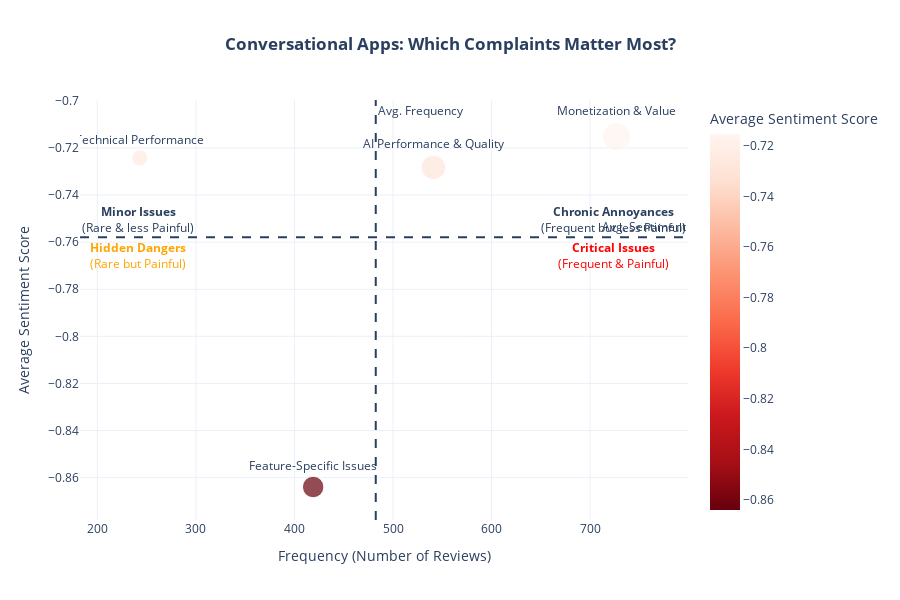

The cell this chart's notebook holds for it:
### Markdown cell above
**Key Finding: The Problem Priority Matrix**

This chart synthesizes frequency and sentiment to identify the most critical issues. For conversational apps, we see that **Monetization & Value** is a "Chronic Annoyance" (frequent but less emotionally painful), while **AI Performance & Quality** and **Technical Performance** are "Critical Issues" (both frequent and highly painful). This is a key insight: a bad conversation is just as frustrating as a broken app.

### Code cell
# --- Visualization 1: The Problem Priority Matrix ---

# 1. Get Frequency
theme_freq_conv = df["theme"].value_counts().reset_index()
theme_freq_conv.columns = ["Theme", "Frequency (Number of Reviews)"]

# 2. Get Sentiment
theme_sent_conv = df.groupby("theme")["sentiment_score"].mean().reset_index()
theme_sent_conv.columns = ["Theme", "Average Sentiment Score"]

# 3. Merge and Clean
priority_df_conv = pd.merge(theme_freq_conv, theme_sent_conv, on="Theme")
priority_df_conv = priority_df_conv[
    ~priority_df_conv["Theme"].isin(
        ["Outliers / Generic", "Other/Misc.", "Uncategorized"]
    )
]

# 4. Create the Scatter Plot
fig_scatter_conv = px.scatter(
    priority_df_conv,
    x="Frequency (Number of Reviews)",
    y="Average Sentiment Score",
    text="Theme",
    size="Frequency (Number of Reviews)",
    color="Average Sentiment Score",
    color_continuous_scale="Reds_r",
    title="<b>Conversational Apps: Which Complaints Matter Most?</b>",
    template="plotly_white",
    height=600,
)

# Add annotations to create quadrants and add insight
fig_scatter_conv.update_traces(textposition="top center", textfont=dict(size=12))
avg_freq = priority_df_conv["Frequency (Number of Reviews)"].mean()
avg_sent = priority_df_conv["Average Sentiment Score"].mean()
fig_scatter_conv.add_vline(
    x=avg_freq, line_dash="dash", annotation_text="Avg. Frequency"
)
fig_scatter_conv.add_hline(
    y=avg_sent, line_dash="dash", annotation_text="Avg. Sentiment"
)

# Add Quadrant Labels
fig_scatter_conv.add_annotation(
    x=avg_freq * 1.5,
    y=avg_sent * 1.01,
    text="<b>Critical Issues</b><br>(Frequent & Painful)",
    showarrow=False,
    font=dict(color="red"),
)
fig_scatter_conv.add_annotation(
    x=avg_freq * 0.5,
    y=avg_sent * 1.01,
    text="<b>Hidden Dangers</b><br>(Rare but Painful)",
    showarrow=False,
    font=dict(color="orange"),
)
fig_scatter_conv.add_annotation(
    x=avg_freq * 1.5,
    y=avg_sent * 0.99,
    text="<b>Chronic Annoyances</b><br>(Frequent but less Painful)",
    showarrow=False,
)
fig_scatter_conv.add_annotation(
    x=avg_freq * 0.5,
    y=avg_sent * 0.99,
    text="<b>Minor Issues</b><br>(Rare & less Painful)",
    showarrow=False,
)

fig_scatter_conv.update_layout(title_x=0.5)
fig_scatter_conv.show()

### Figure 1 — Plotly figure (JSON) as saved in the notebook; plotly's stock layout.template omitted (floating-point values rounded to 4 significant figures)
{"data": [{"hovertemplate": "Frequency (Number of Reviews)=%{marker.size}<br>Average Sentiment Score=%{marker.color}<br>Theme=%{text}<extra></extra>", "legendgroup": "", "marker": {"color": [-0.7153, -0.7283, -0.864, -0.7243], "coloraxis": "coloraxis", "size": [727, 541, 419, 243], "sizemode": "area", "sizeref": 1.817, "symbol": "circle"}, "mode": "markers+text", "name": "", "orientation": "v", "showlegend": false, "text": ["Monetization & Value", "AI Performance & Quality", "Feature-Specific Issues", "Technical Performance"], "textfont": {"size": 12}, "textposition": "top center", "type": "scatter", "x": [727, 541, 419, 243], "xaxis": "x", "y": [-0.7153, -0.7283, -0.864, -0.7243], "yaxis": "y"}], "layout": {"annotations": [{"showarrow": false, "text": "Avg. Frequency", "x": 482.5, "xanchor": "left", "xref": "x", "y": 1, "yanchor": "top", "yref": "y domain"}, {"showarrow": false, "text": "Avg. Sentiment", "x": 1, "xanchor": "right", "xref": "x domain", "y": -0.7579, "yanchor": "bottom", "yref": "y"}, {"font": {"color": "red"}, "showarrow": false, "text": "<b>Critical Issues</b><br>(Frequent & Painful)", "x": 723.8, "y": -0.7655}, {"font": {"color": "orange"}, "showarrow": false, "text": "<b>Hidden Dangers</b><br>(Rare but Painful)", "x": 241.2, "y": -0.7655}, {"showarrow": false, "text": "<b>Chronic Annoyances</b><br>(Frequent but less Painful)", "x": 723.8, "y": -0.7504}, {"showarrow": false, "text": "<b>Minor Issues</b><br>(Rare & less Painful)", "x": 241.2, "y": -0.7504}], "coloraxis": {"colorbar": {"title": {"text": "Average Sentiment Score"}}, "colorscale": [[0, "rgb(103,0,13)"], [0.125, "rgb(165,15,21)"], [0.25, "rgb(203,24,29)"], [0.375, "rgb(239,59,44)"], [0.5, "rgb(251,106,74)"], [0.625, "rgb(252,146,114)"], [0.75, "rgb(252,187,161)"], [0.875, "rgb(254,224,210)"], [1, "rgb(255,245,240)"]]}, "height": 600, "legend": {"itemsizing": "constant", "tracegroupgap": 0}, "shapes": [{"line": {"dash": "dash"}, "type": "line", "x0": 482.5, "x1": 482.5, "xref": "x", "y0": 0, "y1": 1, "yref": "y domain"}, {"line": {"dash": "dash"}, "type": "line", "x0": 0, "x1": 1, "xref": "x domain", "y0": -0.7579, "y1": -0.7579, "yref": "y"}], "title": {"text": "<b>Conversational Apps: Which Complaints Matter Most?</b>", "x": 0.5}, "xaxis": {"anchor": "y", "domain": [0, 1], "title": {"text": "Frequency (Number of Reviews)"}}, "yaxis": {"anchor": "x", "domain": [0, 1], "title": {"text": "Average Sentiment Score"}}}}
